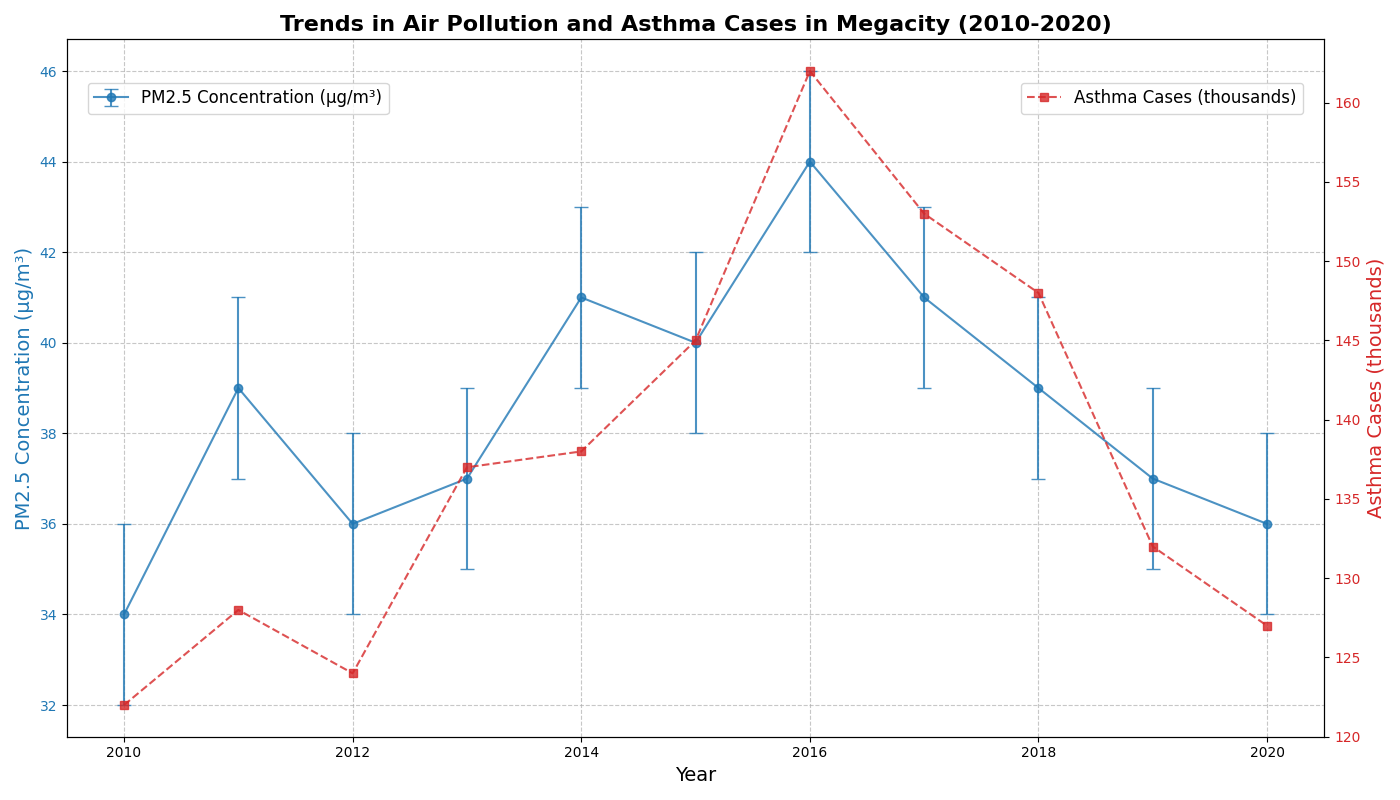

The script that drew this image:
import matplotlib.pyplot as plt
import numpy as np

years = np.arange(2010, 2021)

# Modified synthetic data for PM2.5 concentration (µg/m³)
pm25_concentration = np.array([34, 39, 36, 37, 41, 40, 44, 41, 39, 37, 36])

# Modified synthetic data for the number of annual asthma cases (in thousands)
asthma_cases = np.array([122, 128, 124, 137, 138, 145, 162, 153, 148, 132, 127])

errors_pm25 = np.array([2 for _ in range(len(years))])

fig, ax1 = plt.subplots(figsize=(14, 8))

ax1.errorbar(years, pm25_concentration, yerr=errors_pm25, label='PM2.5 Concentration (µg/m³)', fmt='-o', capsize=5, color='tab:blue', alpha=0.8)
ax1.set_xlabel('Year', fontsize=14)
ax1.set_ylabel('PM2.5 Concentration (µg/m³)', fontsize=14, color='tab:blue')
ax1.tick_params(axis='y', labelcolor='tab:blue')

ax2 = ax1.twinx()
ax2.plot(years, asthma_cases, label='Asthma Cases (thousands)', linestyle='--', marker='s', color='tab:red', alpha=0.8)
ax2.set_ylabel('Asthma Cases (thousands)', fontsize=14, color='tab:red')
ax2.tick_params(axis='y', labelcolor='tab:red')

plt.title("Trends in Air Pollution and Asthma Cases in Megacity (2010-2020)", fontsize=16, fontweight='bold', wrap=True)

ax1.grid(True, linestyle='--', alpha=0.7)

ax1.legend(loc='upper left', bbox_to_anchor=(0.01, 0.95), fontsize=12)
ax2.legend(loc='upper right', bbox_to_anchor=(0.99, 0.95), fontsize=12)

plt.tight_layout()

plt.show()
